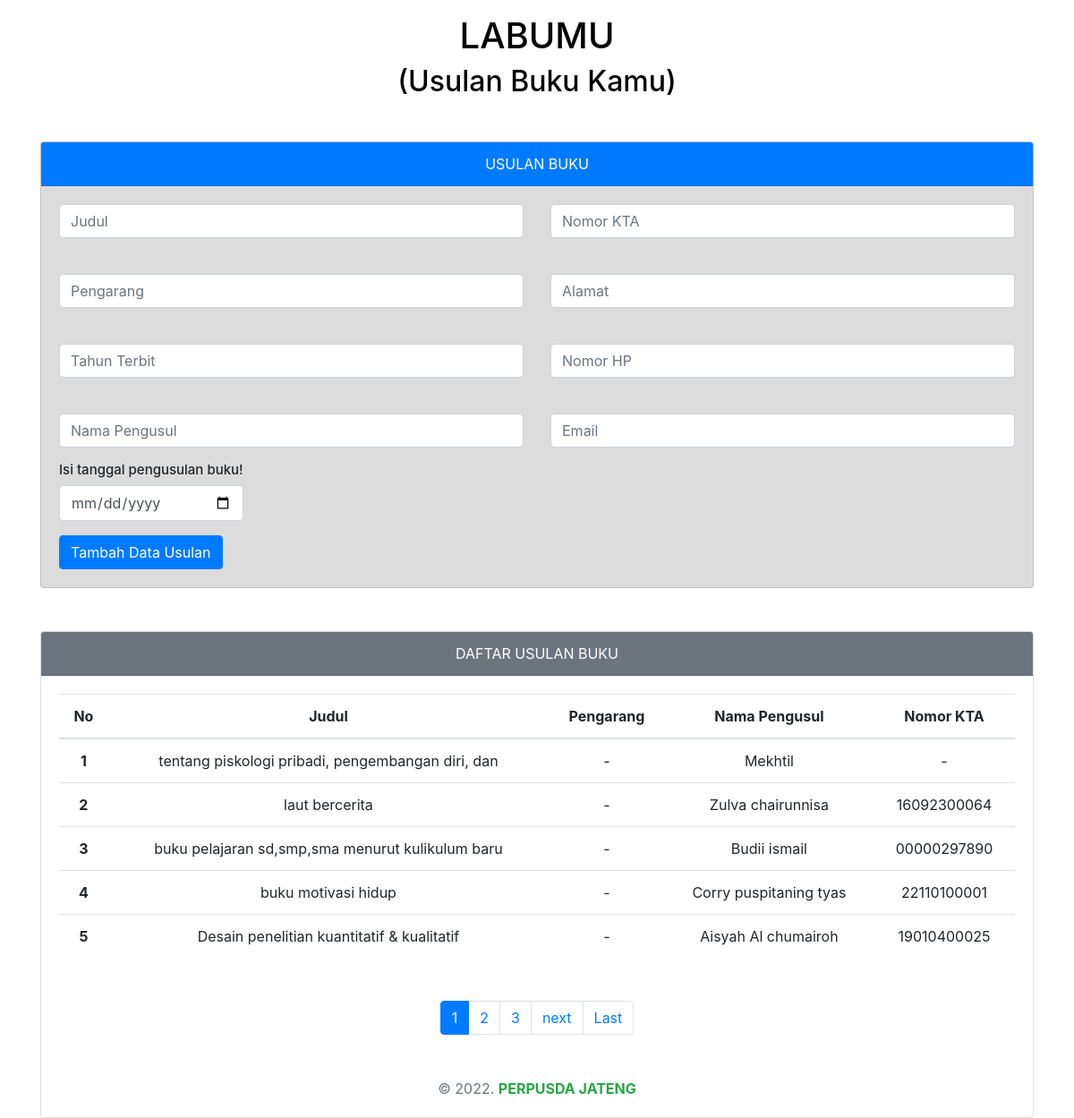
Page /index.php/usulan on the committed database.
### tables this page shows
CREATE TABLE `usulan` (
  `id` int(11) NOT NULL,
  `judul` varchar(50) NOT NULL,
  `pengarang` varchar(50) NOT NULL,
  `tahun_terbit` varchar(50) NOT NULL,
  `nama_pengusul` varchar(50) NOT NULL,
  `tgl_usul` date NOT NULL,
  `nomor_kta` varchar(50) NOT NULL,
  `alamat` varchar(50) NOT NULL,
  `nomor_hp` varchar(50) NOT NULL,
  `email` varchar(50) NOT NULL
);

### index.php (called while the page is built, shortened)
<?php
require_once BASEPATH.'core/CodeIgniter.php';

### application/views/usulan.php (the view, shortened to what this page needs)
<!doctype html>
<html lang="en">
  <head>
    <link rel="stylesheet" href="https://cdn.jsdelivr.net/npm/bootstrap@4.0.0/dist/css/bootstrap.min.css">
    <link rel="stylesheet" href="<?php echo base_url().'theme/css/style2.css'?>">
</head>
<body>
<div class="container text-center mt-3">
        <h1 class="text-center" style="color:black">LABUMU</h1>
        <h2 class="text-center" style="color:black">(Usulan Buku Kamu)</h2>
        <div class="card text-center mt-5" style="background-color: #DCDCDC;">
            <div class="card-header bg-primary" Style="color:white">
                USULAN BUKU
            </div>
            <div class="card-body">
                <form method="post" action="<?php echo base_url().'usulan/tambah_data'?>">
                    <div class="row">
                        <div class="col-sm-6">
                            <div class="form-group">
                                <input type="text" name="judul" id="judul" class="form-control" placeholder="Judul" required>
                            </div><br>
                            <div class="form-group">
                                <input type="text" name="pengarang" id="pengarang" class="form-control" placeholder="Pengarang" required>
                            </div><br>
                            <div class="form-group">
                                <input type="number" name="tahun_terbit" id="nama" class="form-control" placeholder="Tahun Terbit" required>
                            </div><br>
                            <div class="form-group">
                                <input type="text" name="nama_pengusul" id="nama" class="form-control" placeholder="Nama Pengusul" required>
                            </div>
                        </div>
                        <div class="col-sm-6">
                            <div class="form-group">
                                <input type="text" name="nomor_kta" id="nomor_kta" class="form-control" placeholder="Nomor KTA" required>
                            </div><br>
                            <div class="form-group">
                                <input type="text" name="alamat" id="alamat" class="form-control" placeholder="Alamat" required>
                            </div><br>
                            <div class="form-group">
                                <input type="text" name="nomor_hp" id="nomor_hp" class="form-control" placeholder="Nomor HP" required>
                            </div><br>
                            <div class="form-group">
                                <input type="text" name="email" id="email" class="form-control" placeholder="Email" required>
                            </div>
                        </div>
                        <div class="col-auto">
                            <h4 style="font-size: 15px"> Isi tanggal pengusulan buku! </h4>
                            <input type="date" name="tgl_usul" id="tgl_usul" class="form-control" placeholder="Tanggal" required>
                        </div>
                        <div class="col-md-12">
							<div class="form-group">
								<input value="Tambah Data Usulan" class="btn btn-primary float-left mt-3" type="submit">
							</div>
						</div>
                        </div>
                    </div>
            </div>
            <div class="card mt-5" style="background-color: white;">
            <div class="card-header bg-secondary" Style="color:white">
                DAFTAR USULAN BUKU
            </div>
            <div class="card-body">
                <table class="table table-hover">
                        <thead>
                            <tr>
                            <th>No</th>
                            <th>Judul</th>
                            <th>Pengarang</th>
                            <th>Nama Pengusul</th>
                            <th>Nomor KTA</th>
                            </tr>
                        </thead>
                        <tbody>
                            <?php foreach($usulan as $u) : ?>
                            <tr>
                            <th scope="row"><?= ++$offset; ?></th>
                            <td><?= $u['judul']; ?></td>
                            <td><?= $u['pengarang']; ?></td>
                            <td><?= $u['nama_pengusul']; ?></td>
                            <td><?= $u['nomor_kta']; ?></td>
                            </tr>
                            <?php endforeach; ?>
                        </tbody>
                        </table>
                        <div class="col-md-12 mt-5">
                            <nav aria-label="Page navigation">
                                <ul class="pagination justify-content-center">
                                    <?= $pagination; ?>
                                </ul>
                            </nav>
                        </div>
                <div class="footer text-muted text-center mt-5">
                    &copy; 2022. <a href="http://profile.perpus.jatengprov.go.id/" class="text-success"><b>PERPUSDA JATENG</b></a>
                </div>
    </div>
</div>
</body>
</html>

### theme/css/style2.css (style rules this page uses)
body { background-image: url(https://pingpoint.co.id/media/images/perwil_JatengOK2.width-800.jpg); background-size: cover; background-position: center; background-repeat: no-repeat; background-attachment: fixed; }

### rows in the picture
usulan: judul "tentang piskologi pribadi, pengembangan diri, dan", pengarang "-", nama_pengusul "Mekhtil", nomor_kta "-"
usulan: judul "laut bercerita", pengarang "-", nama_pengusul "Zulva chairunnisa", nomor_kta "16092300064"
usulan: judul "buku pelajaran sd,smp,sma menurut kulikulum baru", pengarang "-", nama_pengusul "Budii ismail", nomor_kta "00000297890"
usulan: judul "buku motivasi hidup", pengarang "-", nama_pengusul "Corry puspitaning tyas", nomor_kta "22110100001"
usulan: judul "Desain penelitian kuantitatif & kualitatif", pengarang "-", nama_pengusul "Aisyah Al chumairoh", nomor_kta "19010400025"

### other values in the picture
$pagination "1 2 3 next Last"
